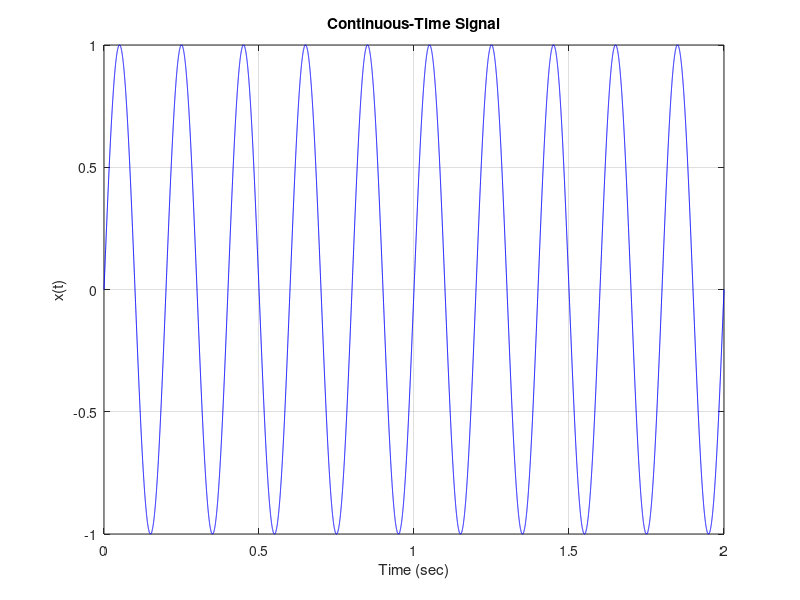
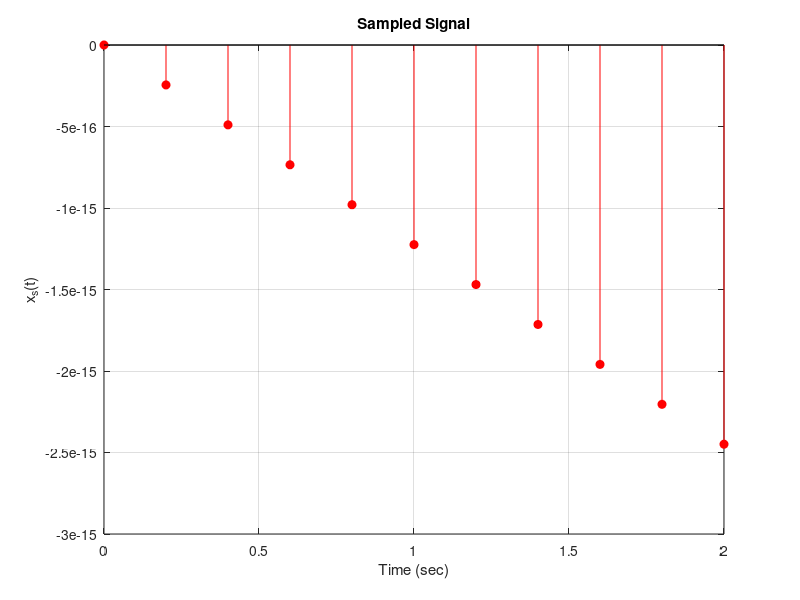

Write MATLAB code to recreate these figures, in order.
close all;
clear;
clc;

% User input
f = input('Enter the signal frequency f (Hz): ');
Fs = input('Enter the sampling frequency Fs (Hz): ');

% Sampling parameters
Ts = 1/Fs;

% Continuous-time signal
t = 0:0.0001:2;
x_t = sin(2*pi*f*t);

% Discrete-time samples
n = 0:round(2*Fs);
x_s = sin(2*pi*f/Fs*n);

% Nyquist criterion check
if Fs >= 2*f
    disp('Sampling condition satisfied: Fs >= 2f (No aliasing).');
else
    disp('Warning: Fs < 2f (Aliasing may occur).');
end

% Plot continuous-time signal
figure;
plot(t, x_t, 'b');
xlabel('Time (sec)');
ylabel('x(t)');
title('Continuous-Time Signal');
grid on;

% Plot sampled signal
figure;
stem(n*Ts, x_s, 'r', 'filled');
xlabel('Time (sec)');
ylabel('x_s(t)');
title('Sampled Signal');
grid on;
